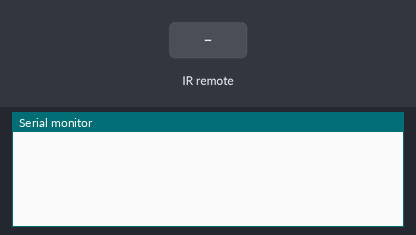
Bench run of a sketch on a simulated Arduino Uno, built with avr-gcc and run on an emulated ATmega328P. Shown: the last lines printed to the serial monitor. The test bench sets the inputs (shaded band).

Above: at 1.2 s.
1.3 s: infrared code 0xFD50AF received
At 2.5 s:
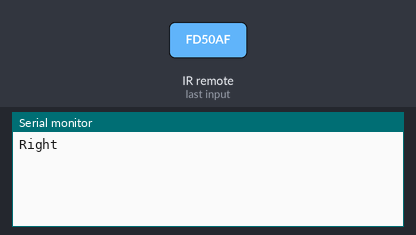
2.8 s: infrared code 0xFDA05F received
At 3.9 s:
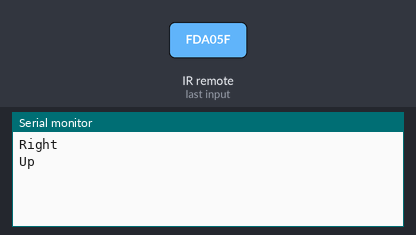
4.3 s: infrared code 0xFD08F7 received
At 5.1 s:
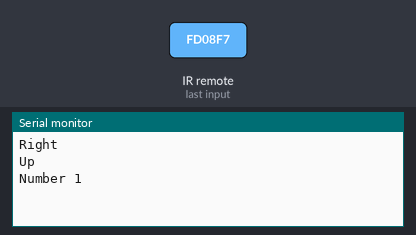

The sketch:

IRRemoteDemo.ino
```cpp
// (licence header left out)
#include <IRremote.h>

int RECV_PIN = 11;

IRrecv irrecv(RECV_PIN);

decode_results results;


void setup()
{
  Serial.begin(9600);
  irrecv.enableIRIn(); // Start the receiver
}

void loop() {


  if (irrecv.decode(&results)) {

    //If there are results to decode, switch on the results.value. Remember
    //They are returned as HEX codes so include the 0x prefix!

    switch(results.value){

      case 0xFD50AF:
        Serial.println("Right");
        break;

      case 0xFDA05F:
        Serial.println("Up");
        break;

      case 0xFD08F7:
        Serial.println("Number 1");
        break;


      //If none of the switch cases are met, print the HEX code to Serial to assist in mapping
      default:
         Serial.println(results.value, HEX);


    }

    irrecv.resume(); // Receive the next value
  }

  delay(100);
}
```

Measured:
- after the input at 1.3 s, the serial monitor: prints a new line at once (image 1)
- after the input at 2.8 s, the serial monitor: prints a new line at once (image 2)
- after the input at 4.3 s, the serial monitor: prints a new line at once (image 3)
